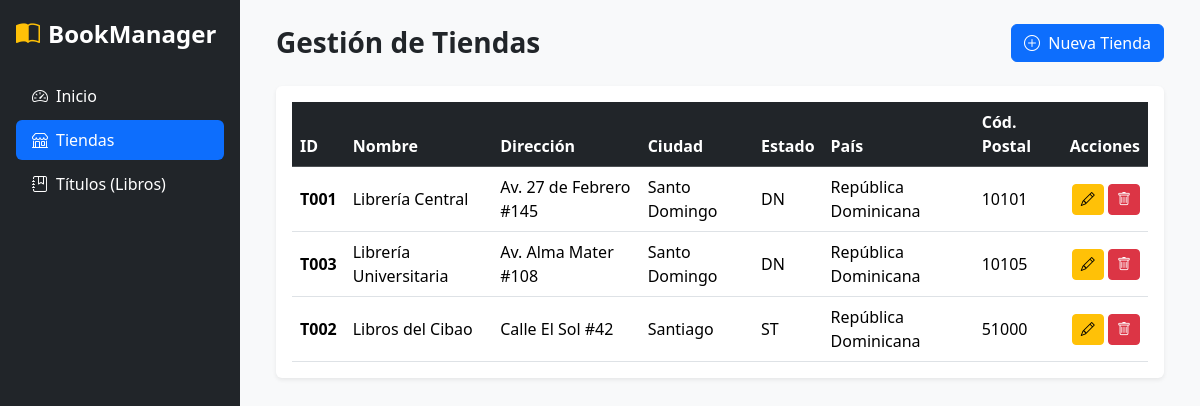
/views/tiendas/index.php, run on the app's committed database.
### tables this page shows
CREATE TABLE `tiendas` (
  `id_tienda` char(4) NOT NULL,
  `nombre_tienda` varchar(40) NOT NULL,
  `direcc_tienda` varchar(40) DEFAULT NULL,
  `ciudad` varchar(20) DEFAULT NULL,
  `estado` char(2) DEFAULT NULL,
  `pais` varchar(30) DEFAULT NULL,
  `cod_postal` char(5) DEFAULT NULL,
  PRIMARY KEY (`id_tienda`)
);

### models/Tienda.php (called while the page is built, shortened)
<?php
class Tienda
{
    private PDO $db;
    public function __construct(PDO $db)
    {
        $this->db = $db;
    }
    public function getAll(): array
    {
        $sql = "SELECT id_tienda, nombre_tienda, direcc_tienda, ciudad, estado, pais, cod_postal
                FROM tiendas
                ORDER BY nombre_tienda ASC";
        $stmt = $this->db->prepare($sql);
        $stmt->execute();
        return $stmt->fetchAll();
    }
}

### views/tiendas/index.php (the view, shortened to what this page needs)
<?php
require_once __DIR__ . '/../../models/Tienda.php';
$db = (new Database())->getConnection();
$tiendaModel = new Tienda($db);
$tiendas = $tiendaModel->getAll();
require_once __DIR__ . '/../../includes/header.php';
?>
<div class="container-fluid">
    <div class="d-flex justify-content-between align-items-center mb-4">
        <h1 class="h3 fw-bold mb-0">Gestión de Tiendas</h1>
        <a href="crear.php" class="btn btn-primary">
            <i class="bi bi-plus-circle me-1"></i> Nueva Tienda
        </a>
    </div>
    <div class="card border-0 shadow-sm">
        <div class="card-body table-responsive">
            <table class="table table-hover align-middle mb-0">
                <thead class="table-dark">
                    <tr>
                        <th>ID</th>
                        <th>Nombre</th>
                        <th>Dirección</th>
                        <th>Ciudad</th>
                        <th>Estado</th>
                        <th>País</th>
                        <th>Cód. Postal</th>
                        <th class="text-end">Acciones</th>
                    </tr>
                </thead>
                <tbody>
                    <?php foreach ($tiendas as $t): ?>
                        <tr>
                            <td class="fw-bold"><?= htmlspecialchars($t['id_tienda']) ?></td>
                            <td><?= htmlspecialchars($t['nombre_tienda']) ?></td>
                            <td><?= htmlspecialchars($t['direcc_tienda'] ?? '') ?></td>
                            <td><?= htmlspecialchars($t['ciudad'] ?? '') ?></td>
                            <td><?= htmlspecialchars($t['estado'] ?? '') ?></td>
                            <td><?= htmlspecialchars($t['pais'] ?? '') ?></td>
                            <td><?= htmlspecialchars($t['cod_postal'] ?? '') ?></td>
                            <td class="text-end">
                                <a href="editar.php?id=<?= urlencode($t['id_tienda']) ?>" class="btn btn-sm btn-warning">
                                    <i class="bi bi-pencil"></i>
                                </a>
                                <a href="eliminar.php?id=<?= urlencode($t['id_tienda']) ?>" class="btn btn-sm btn-danger">
                                    <i class="bi bi-trash"></i>
                                </a>
                            </td>
                        </tr>
                    <?php endforeach; ?>
                </tbody>
            </table>
        </div>
    </div>
</div>
<?php require_once __DIR__ . '/../../includes/footer.php'; ?>

### includes/header.php (style rules this page uses)
body { min-height: 100vh; background-color: #f8f9fa; }

### data on the page
tiendas: id_tienda "T001", nombre_tienda "Librería Central", direcc_tienda "Av. 27 de Febrero #145", ciudad "Santo Domingo", estado "DN", pais "República Dominicana", cod_postal "10101"
tiendas: id_tienda "T003", nombre_tienda "Librería Universitaria", direcc_tienda "Av. Alma Mater #108", ciudad "Santo Domingo", estado "DN", pais "República Dominicana", cod_postal "10105"
tiendas: id_tienda "T002", nombre_tienda "Libros del Cibao", direcc_tienda "Calle El Sol #42", ciudad "Santiago", estado "ST", pais "República Dominicana", cod_postal "51000"
